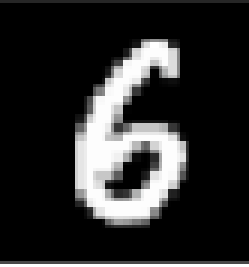
#> input picture 1)Image_Process_Logistic_Regression/resimler/6.png, 83 x 89 px (shown 3 times larger)
$ jupyter execute --allow-errors numbersProject.ipynb
#> lines starting #> are read from the running program, lines starting #| are printed output that depends on the picture
[cell 1]
from sklearn import datasets
#> (the rest of this cell did not finish here and is left out)

#> (a cell that did not finish here is left out)

#> (a cell that did not finish here is left out)

#> (a cell that did not finish here is left out)

[cell 5]
import matplotlib.pyplot as plt
import numpy as np

fig ,axes = plt.subplots(nrows=3,ncols=3,figsize=(8,8))
#> (the rest of this cell did not finish here and is left out)

[cell 6]
from sklearn.model_selection import train_test_split
#> (the rest of this cell did not finish here and is left out)

[cell 7]
from sklearn.linear_model import LogisticRegression
lr = LogisticRegression(max_iter=1000)
#> (the rest of this cell did not finish here and is left out)

[cell 8]
from sklearn.metrics import accuracy_score
#> (the rest of this cell did not finish here and is left out)

[cell 9]
from sklearn.metrics import confusion_matrix # Hata matrisi oluşturmak için kullanılır
import seaborn as sns
#> (the rest of this cell did not finish here and is left out)

[cell 10]
from PIL import Image # Resim işlemleri için kullanılır
import numpy as np
import matplotlib.pyplot as plt

[cell 11]
img = Image.open("resimler/6.png").convert("L") # Resmi siyah beyaz yapar / make the image black and white
img = img.resize((28,28))    # Resmi boyutlandırır / resize the image
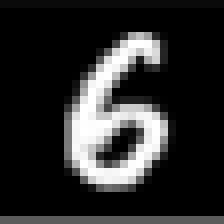
#> img: PIL image 28x28 L (shown 8 times larger); min 0, max 255, mean 43.5
img_array = np.array(img).reshape(1,-1) # Resmi numpy dizisine çevirir / convert the image to a numpy array


$ run again, with 1)Image_Process_Logistic_Regression/resimler/3.png copied over 1)Image_Process_Logistic_Regression/resimler/6.png
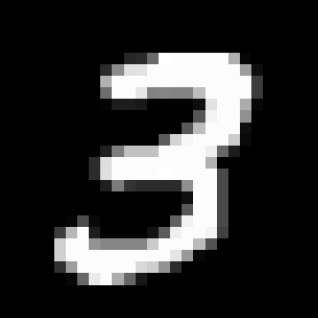
#> input picture 1)Image_Process_Logistic_Regression/resimler/3.png, 318 x 318 px
#> `img = img.resize((28,28))`:
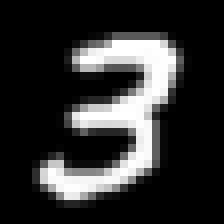
#> img: PIL image 28x28 L (shown 8 times larger); min 0, max 255, mean 47.9

$ run again, with 1)Image_Process_Logistic_Regression/resimler/5.png copied over 1)Image_Process_Logistic_Regression/resimler/6.png
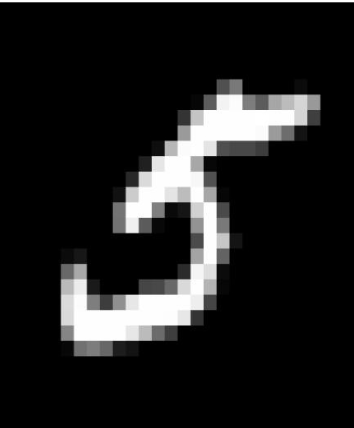
#> input picture 1)Image_Process_Logistic_Regression/resimler/5.png, 354 x 428 px
#> `img = img.resize((28,28))`:
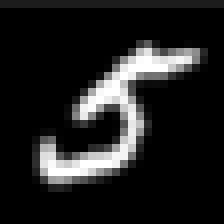
#> img: PIL image 28x28 L (shown 8 times larger); min 0, max 255, mean 32.3

$ run again, with 1)Image_Process_Logistic_Regression/resimler/8.png copied over 1)Image_Process_Logistic_Regression/resimler/6.png
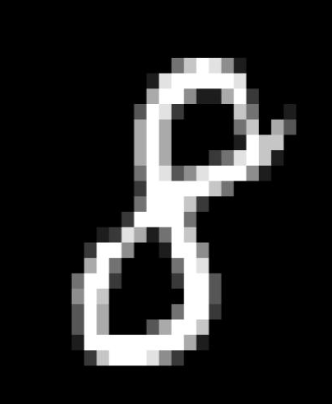
#> input picture 1)Image_Process_Logistic_Regression/resimler/8.png, 332 x 404 px
#> `img = img.resize((28,28))`:
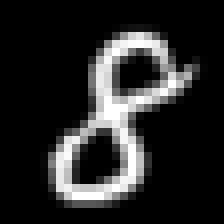
#> img: PIL image 28x28 L (shown 8 times larger); min 0, max 255, mean 39.4
